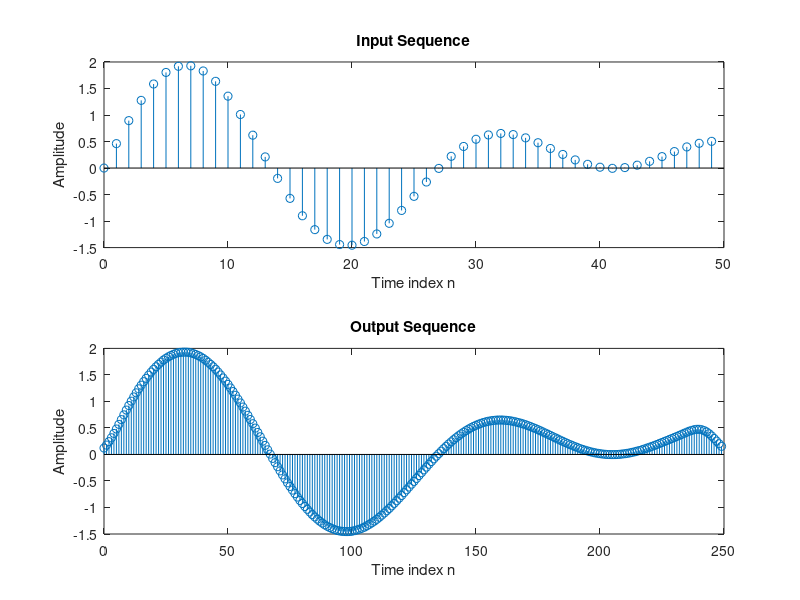

The MATLAB script that drew this image:
% Program P10_6
% Illustration of Interpolation Process
%
clf;
L = input('Up-sampling factor = ');
% Generate the input sequence
n = 0:49;
x = sin(2*pi*0.043*n) + sin(2*pi*0.031*n);
% Generate the interpolated output sequence
y = interp(x,L);
% Plot the input and the output sequences
subplot(2,1,1);
stem(n,x(1:50));
title('Input Sequence');
xlabel('Time index n'); ylabel('Amplitude');
subplot(2,1,2);
m = 0:(50*L)-1;
stem(m,y(1:50*L));
title('Output Sequence');
xlabel('Time index n'); ylabel('Amplitude');
